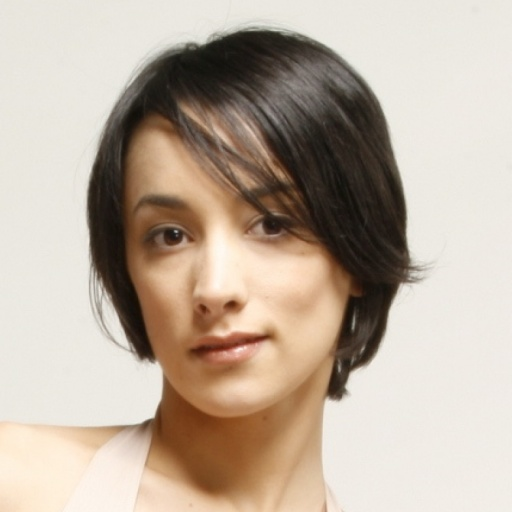
%> input picture CIMG/1.jpg, 512 x 512 px
$ octave dct.m   (GNU Octave 9; MATLAB toolbox functions it lacks are replaced by stand-ins)
%> lines starting %> are read from the running program, lines starting %| are printed output that depends on the picture
clc;
clear all
close all;
cd CIMG
[J, P]=uigetfile('*.*','select the cover Image');
%> the answer given: 1.jpg
I=imread(strcat(P,J));
%> I is the input picture: size 512x512x3 uint8; mean R, G, B 188.8, 174.2, 159.5
I=imresize(I,[512 512]);
cd ..
IM=rgb2gray(I);
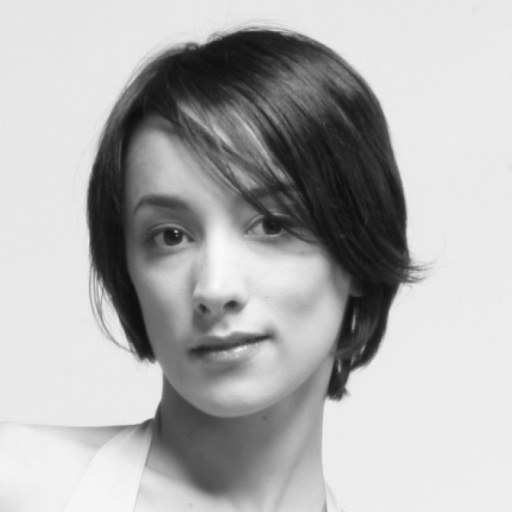
%> IM: size 512x512 uint8; min 14, max 249, mean 176.9
B=dct2(IM);
figure,imshow(B);
%> after `imshow(B)`:
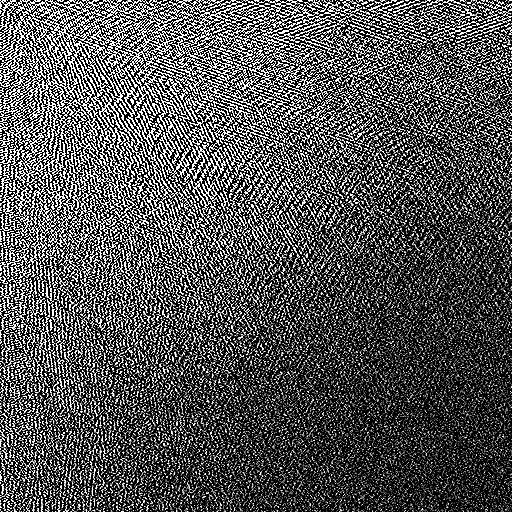
%> displayed picture: size 512x512, on the screen's scale of 0 to 255; min 0, max 255, mean 84.6

$ run again, on CIMG/11.jpg
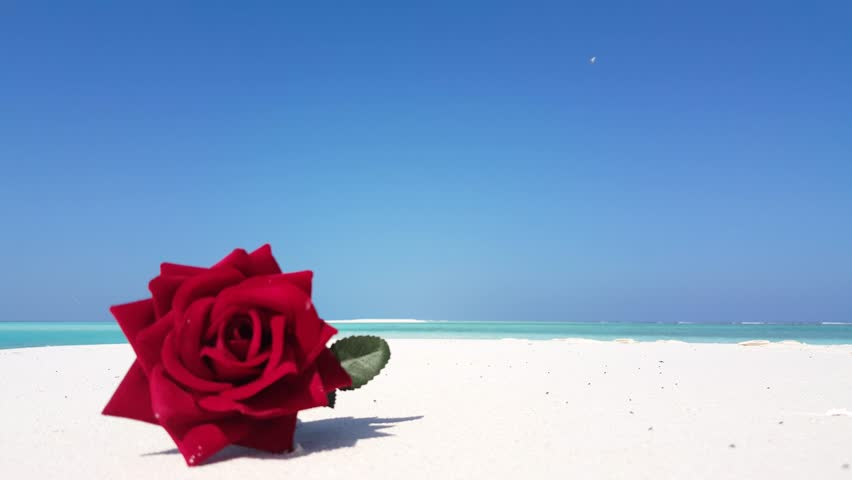
%> input picture CIMG/11.jpg, 852 x 480 px
%> I is the input picture: size 480x852x3 uint8; mean R, G, B 130.4, 155.1, 196.9
%> I: size 512x512x3 uint8
%> `IM=rgb2gray(I);`:
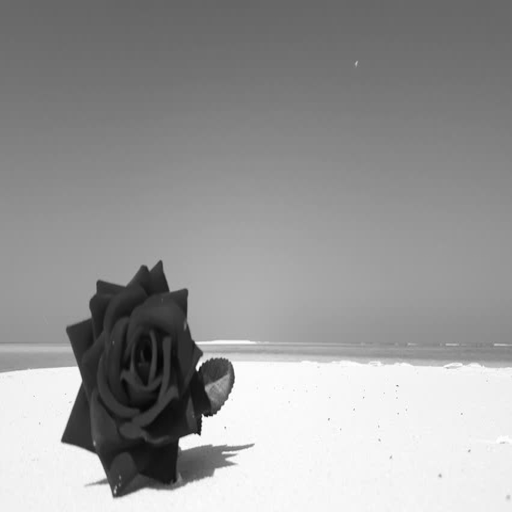
%> IM: size 512x512 uint8; min 4, max 255, mean 152.4
%> `imshow(B)`:
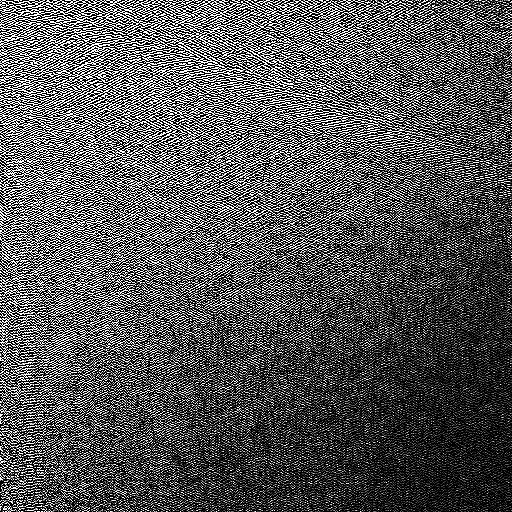
%> displayed picture: size 512x512, on the screen's scale of 0 to 255; min 0, max 255, mean 87.1

$ run again, on CIMG/2.jpg
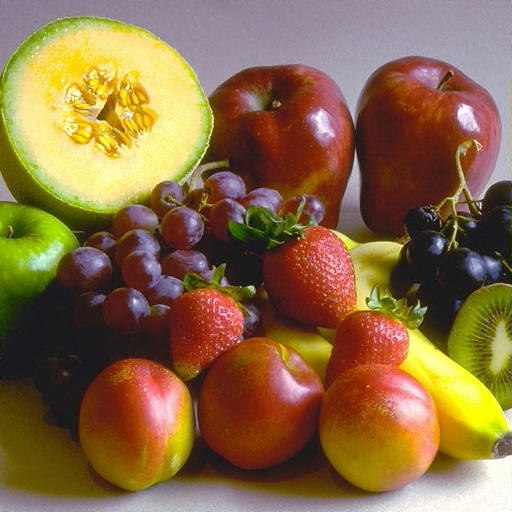
%> input picture CIMG/2.jpg, 512 x 512 px
%> I is the input picture: size 512x512x3 uint8; mean R, G, B 137, 105.9, 68.8
%> `IM=rgb2gray(I);`:
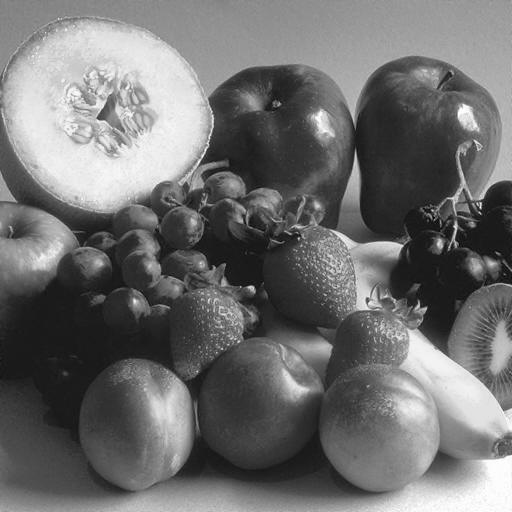
%> IM: size 512x512 uint8; min 1, max 255, mean 111
%> `imshow(B)`:
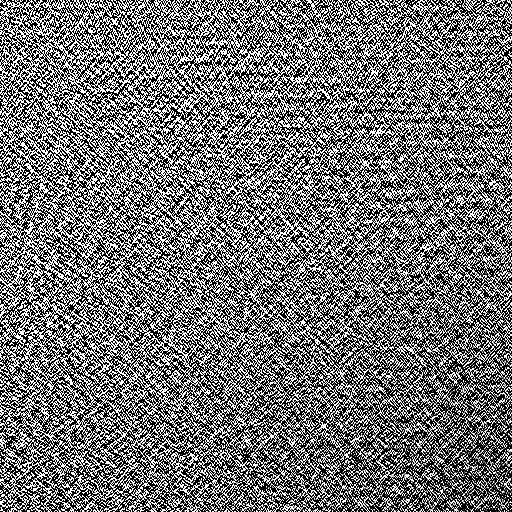
%> displayed picture: size 512x512, on the screen's scale of 0 to 255; min 0, max 255, mean 115.7

$ run again, on CIMG/3.jpg
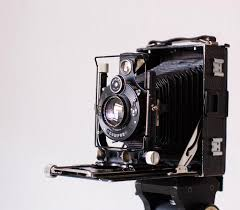
%> input picture CIMG/3.jpg, 240 x 210 px
%> I is the input picture: size 210x240x3 uint8; mean R, G, B 161.8, 156.5, 159.4
%> `I=imresize(I,[512 512]);`:
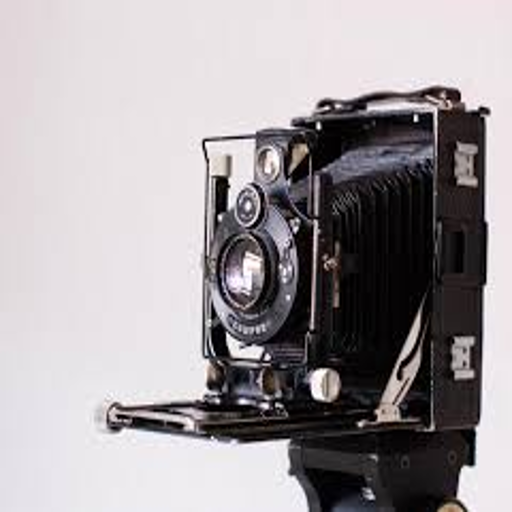
%> I: size 512x512x3 uint8; mean R, G, B 161.8, 156.5, 159.4
%> `imshow(B)`:
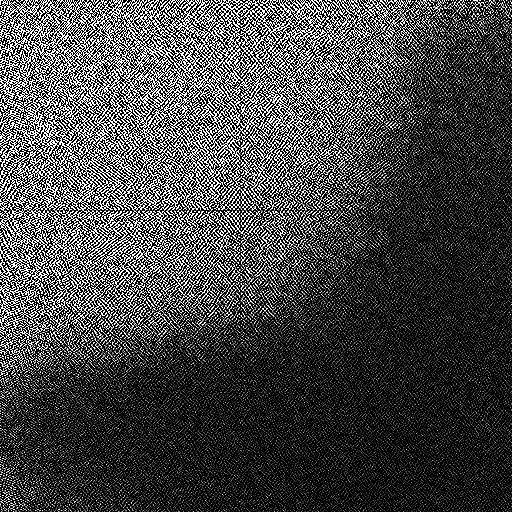
%> displayed picture: size 512x512, on the screen's scale of 0 to 255; min 0, max 255, mean 71.7
